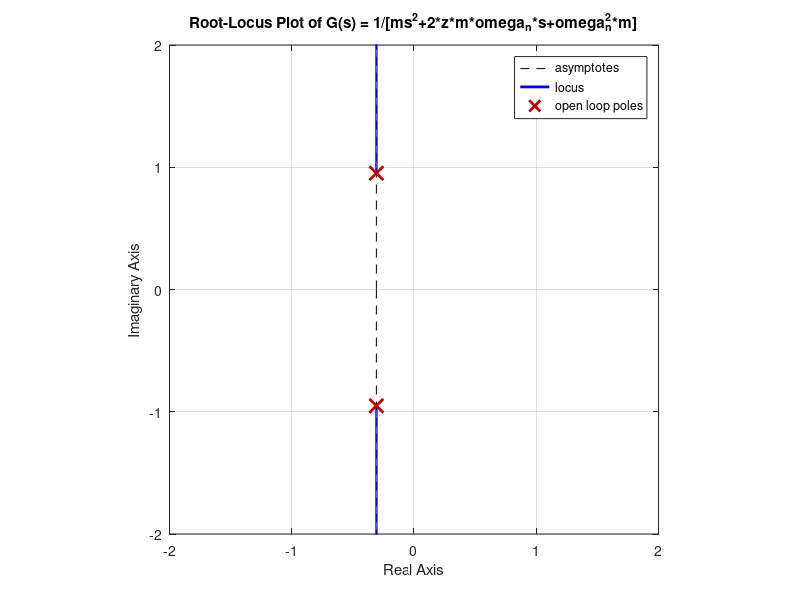

The MATLAB script that drew this image:
# plot root locus of spring-mass-damper

m = 1.3
b = 0.8
k = 1.3
omegan = sqrt(k/m)  # undamped natural frequency
cc = 2*m*omegan  # critical damping
zeta = b/cc  # damping factor

###---root locus plotting---###
num = [1];
den = [m 2*zeta*m*omegan omegan^2*m];

sys = tf(num,den)
roots(den)
rlocus(sys, 0.01, 0, 100);
v = [-2 2 -2 2];
axis(v);
axis('square');
title('Root-Locus Plot of G(s) = 1/[ms^2+2*z*m*omega_n*s+omega_n^2*m]');
print("smd_rootlocus.png");


